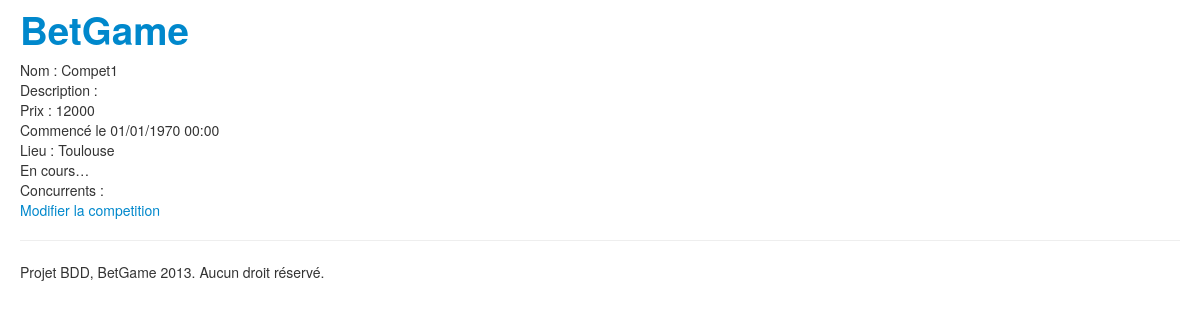
Before: /contest.php?id=1 with the older database file.
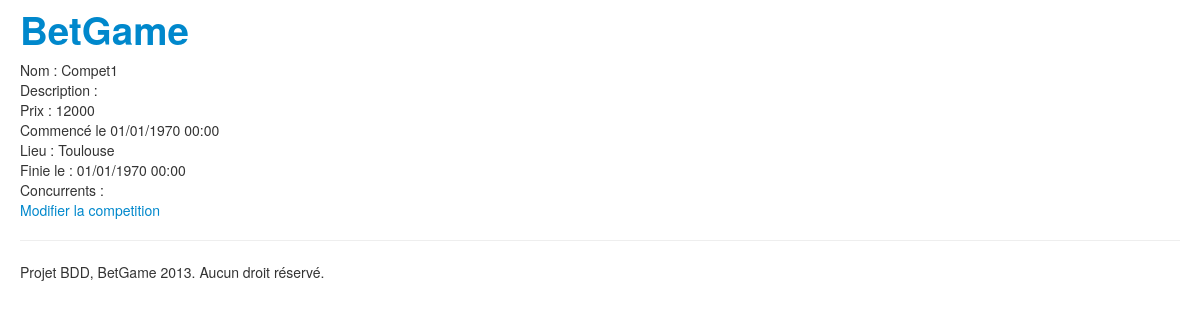
After: the same page with the newer database file.
### tables this page shows
CREATE TABLE IF NOT EXISTS `contest` (
  `idCONTEST` int(11) NOT NULL AUTO_INCREMENT,
  `Name` varchar(45) DEFAULT NULL,
  `Description` text,
  `Price` varchar(45) DEFAULT NULL,
  `Location` varchar(45) DEFAULT NULL,
  `Startdate` datetime NOT NULL,
  `Enddate` datetime NOT NULL,
  PRIMARY KEY (`idCONTEST`)
);

### controllers/conBdd.php (called while the page is built, shortened)
<?php
class conBDD
{
	public function __construct()
	{
		$options = array(
			PDO::MYSQL_ATTR_INIT_COMMAND => "SET NAMES utf8"
		);
		try
		{
			$this->connexion = new PDO('mysql:host=' . self::HOST . ';dbname=' . self::DB, self::USER, self::PASS, $options);
		}
		catch (Exception $e)
		{
			echo 'Erreur : ' . $e->getMessage() . '<br />';
			echo 'N° : ' . $e->getCode();
		}
	}
	public function pdoExecute($sqlRequest, $pdoArray = NULL, $select = true, $fetchMode = PDO::FETCH_OBJ)
	{
		$pdo = $this->connexion;
		$query = $pdo->prepare($sqlRequest);
		$success = $query->execute($pdoArray);
		if ($select)
		{
			$data = $query->fetchAll($fetchMode);
			return $data;
		}
		return $success;
	}
	public $connexion;
}
?>

### controllers/dateFunctions.php (called while the page is built, shortened)
<?php
	function getDateFormateeFromTimeStamp($timeStamp){
		return date('d/m/Y H:i', $timeStamp);
	}
?>

### contest.php (the view, shortened to what this page needs)
<?php
include("Header.php");
include("Banniere.php");
$id = intval($_GET['id']);
$contests = $conBdd->pdoExecute("SELECT * FROM contest WHERE idCONTEST=:id", array(':id' => $id));
if($contests)
{
	foreach ($contests as $contest)
	{
		?>
		Nom : <?php echo $contest->Name ?><br/>
		Description : <?php echo $contest->Description ?><br/>
		Prix : <?php echo $contest->Price ?><br/>
		Commencé le <?php echo getDateFormateeFromTimeStamp($contest->Startdate) ?><br/>
		Lieu : <?php echo $contest->Location ?><br/>
		<?php
		if ($contest->Enddate != 0)
		{
			echo 'Finie le : ' . getDateFormateeFromTimeStamp($contest->Enddate) . '<br />';
		}
		else
		{
			echo 'En cours…<br />';
		}
	}?>
	Concurrents : <br/>
		<?php
}
?>
<a href="contestEdit.php?id=<?php echo $contest->idCONTEST ?>">Modifier la competition</a>
<?php
include("Footer.php");?>

Changed rows visible on the page:
changed contest "Compet1": Enddate (not shown) → "01/01/1970 00:00"; Enddate "En cours…" → "Finie le :"
